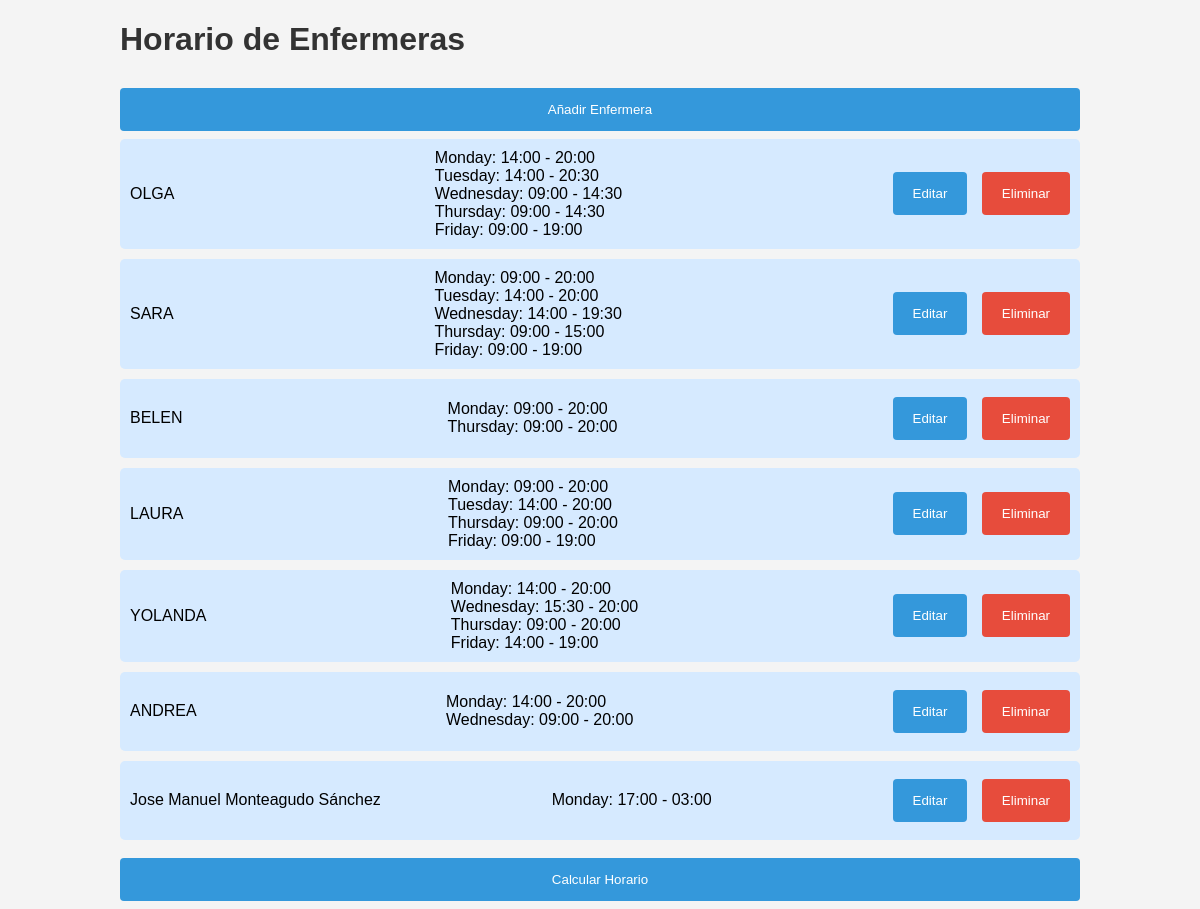
The page / on the database its author committed.
### models.py (models this page shows)
class Nurse(db.Model):
    id = db.Column(db.Integer, primary_key=True)
    name = db.Column(db.String(50), nullable=False)
    availabilities = db.relationship('Availability', backref='nurse', cascade='all, delete-orphan', lazy=True)

class Availability(db.Model):
    id = db.Column(db.Integer, primary_key=True)
    nurse_id = db.Column(db.Integer, db.ForeignKey('nurse.id'), nullable=False)
    day = db.Column(db.String(50), nullable=False)
    start_time = db.Column(db.String(5), nullable=False)
    end_time = db.Column(db.String(5), nullable=False)

### app.py (the view)
@app.route('/')
def index():
    nurses = Nurse.query.all()
    return render_template('index.html', nurses=nurses)

### templates/index.html (shortened to what this page needs)
<!DOCTYPE html>
<html lang="en">
<head>
    <link rel="stylesheet" href="{{ url_for('static', filename='styles.css') }}">
</head>
<body>
    <div class="container">
        <h1>Horario de Enfermeras</h1>
        <button onclick="window.location.href='/add_nurse_form'">Añadir Enfermera</button>
        <div>
            {% for nurse in nurses %}
                <div class="nurse-list">
                    <span>{{ nurse.name }}</span>
                    <span>
                        {% for availability in nurse.availabilities %}
                            <div>{{ availability.day }}: {{ availability.start_time }} - {{ availability.end_time }}</div>
                        {% endfor %}
                    </span>
                    <span>
                        <button onclick="window.location.href='/edit_nurse_form/{{ nurse.id }}'">Editar</button>
                        <button class="cancel" onclick="window.location.href='/delete_nurse/{{ nurse.id }}'">Eliminar</button>
                    </span>
                </div>
            {% endfor %}
        </div>
        <button onclick="window.location.href='/generate_schedule'">Calcular Horario</button>
    </div>
</body>
</html>

### static/styles.css (style rules this page uses)
body { font-family: Arial, sans-serif; background-color: #f4f4f4; margin: 0; padding: 0; }
.container { width: 80%; margin: auto; overflow: hidden; }
h1, h2, h3 { color: #333; }
button { width: 100%; background-color: #3498db; color: white; padding: 14px 20px; margin: 8px 0; border: none; border-radius: 4px; cursor: pointer; }
button.cancel { background-color: #e74c3c; }
.nurse-list { background: #d6eaff; padding: 10px; border-radius: 5px; margin-bottom: 10px; display: flex; justify-content: space-between; align-items: center; }
.nurse-list button { width: auto; margin-left: 10px; }

### rows shown on the page
Nurse: name "OLGA"
Availability: day "Monday", start_time "14:00", end_time "20:00"
Availability: day "Tuesday", start_time "14:00", end_time "20:30"
Availability: day "Wednesday", start_time "09:00", end_time "14:30"
Availability: day "Thursday", start_time "09:00", end_time "14:30"
Availability: day "Friday", start_time "09:00", end_time "19:00"
Nurse: name "SARA"
Availability: day "Monday", start_time "09:00", end_time "20:00"
Availability: day "Tuesday", start_time "14:00", end_time "20:00"
Availability: day "Wednesday", start_time "14:00", end_time "19:30"
Availability: day "Thursday", start_time "09:00", end_time "15:00"
Availability: day "Friday", start_time "09:00", end_time "19:00"
Nurse: name "BELEN"
Availability: day "Monday", start_time "09:00", end_time "20:00"
Availability: day "Thursday", start_time "09:00", end_time "20:00"
Nurse: name "LAURA"
Availability: day "Monday", start_time "09:00", end_time "20:00"
Availability: day "Tuesday", start_time "14:00", end_time "20:00"
Availability: day "Thursday", start_time "09:00", end_time "20:00"
Availability: day "Friday", start_time "09:00", end_time "19:00"
Nurse: name "YOLANDA"
Availability: day "Monday", start_time "14:00", end_time "20:00"
Availability: day "Wednesday", start_time "15:30", end_time "20:00"
Availability: day "Thursday", start_time "09:00", end_time "20:00"
Availability: day "Friday", start_time "14:00", end_time "19:00"
Nurse: name "ANDREA"
Availability: day "Monday", start_time "14:00", end_time "20:00"
Availability: day "Wednesday", start_time "09:00", end_time "20:00"
Nurse: name "Jose Manuel Monteagudo Sánchez"
Availability: day "Monday", start_time "17:00", end_time "03:00"
